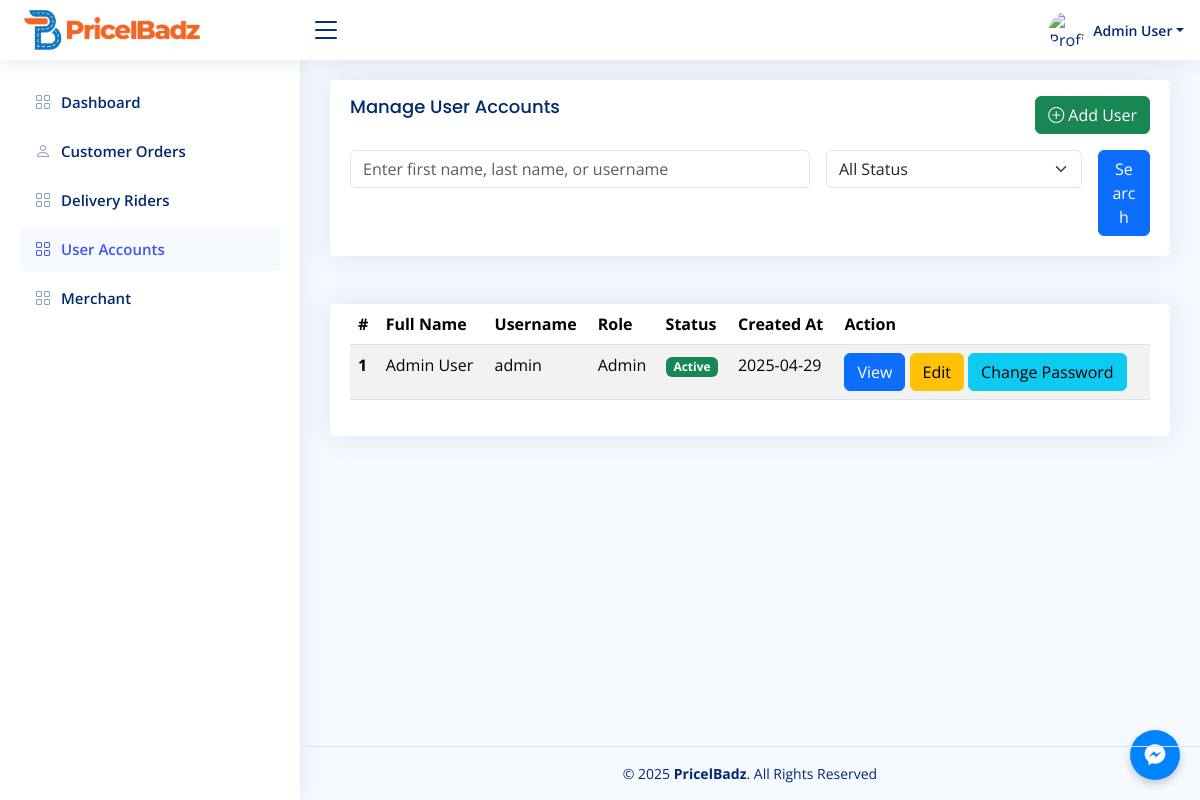
The page /admin/user_account.php (signed in) on the database its author committed.
### tables this page shows
CREATE TABLE tusers (
id INT AUTO_INCREMENT PRIMARY KEY,
username VARCHAR(50) NOT NULL UNIQUE,
password VARCHAR(255) NOT NULL,
first_name VARCHAR(50) NOT NULL,
last_name VARCHAR(50) NOT NULL,
email VARCHAR(100) NOT NULL UNIQUE,
role ENUM('Admin', 'Staff') DEFAULT 'Staff',
user_status ENUM('Active', 'Inactive') DEFAULT 'Active',
created_at TIMESTAMP DEFAULT CURRENT_TIMESTAMP,
updated_at TIMESTAMP DEFAULT CURRENT_TIMESTAMP ON UPDATE CURRENT_TIMESTAMP
);

### admin/user_account.php (the view, shortened to what this page needs)
<?php
include './header.php';
include '../config/connect.php';
$search = isset($_POST['search']) ? $_POST['search'] : '';
$status = isset($_POST['status']) ? $_POST['status'] : 'All Status';
$query = "SELECT id, first_name, last_name, username, role, user_status, created_at
    FROM tusers
    WHERE (first_name LIKE ? OR last_name LIKE ? OR username LIKE ?)";
$stmt = $conn->prepare($query);
$search_term = '%' . $search . '%';
if ($status !== 'All Status') {
    $stmt->bind_param('ssss', $search_term, $search_term, $search_term, $status);
} else {
    $stmt->bind_param('sss', $search_term, $search_term, $search_term);
}
$stmt->execute();
$result = $stmt->get_result();
?>
<main id="main" class="main">
    <section class="section">
        <div class="row">
            <div class="col-lg-12">
                <div class="card">
                    <div class="card-body">
                        <div class="d-flex justify-content-between align-items-center mb-3">
                            <h5 class="card-title p-0 m-0">Manage User Accounts</h5>
                            <div class="text-end mt-3">
                                <button type="button" class="btn btn-success" data-bs-toggle="modal"
                                    data-bs-target="#addUserModal">
                                    <i class="bi bi-plus-circle"></i> Add User
                                </button>
                            </div>
                        </div>
                        <form method="POST" class="row g-3">
                            <div class="col-md-7">
                                <input type="text" class="form-control" name="search" id="inputText"
                                    value="<?= htmlspecialchars($search) ?>"
                                    placeholder="Enter first name, last name, or username">
                            </div>
                            <div class="col-md-4">
                                <select name="status" id="inputState" class="form-select">
                                    <option value="All Status" <?= $status === 'All Status' ? 'selected' : '' ?>>All
                                        Status</option>
                                </select>
                            </div>
                            <div class="col-md-1">
                                <button type="submit" class="btn btn-primary w-100">Search</button>
                            </div>
                        </form>
                    </div>
                </div>
                <div class="card" style="margin-top: 3rem;">
                    <div class="card-body">
                        <div class="table-responsive">
                            <table class="table table-striped table-hover">
                                <thead>
                                    <tr>
                                        <th scope="col">#</th>
                                        <th scope="col">Full Name</th>
                                        <th scope="col">Username</th>
                                        <th scope="col">Role</th>
                                        <th scope="col">Status</th>
                                        <th scope="col">Created At</th>
                                        <th scope="col">Action</th>
                                    </tr>
                                </thead>
                                <tbody>
                                    <?php
                                        $count = 1;
                                        if ($result->num_rows > 0):
                                            while ($row = $result->fetch_assoc()):
                                    ?>
                                    <tr>
                                        <th scope="row"><?= $count++ ?></th>
                                        <td><?= htmlspecialchars($row['first_name'] . ' ' . $row['last_name']) ?></td>
                                        <td><?= htmlspecialchars($row['username']) ?></td>
                                        <td><?= htmlspecialchars($row['role']) ?></td>
                                        <td>
                                            <span class="badge <?php
                                            switch ($row['user_status']) {
                                                case 'Active':
                                                    echo 'bg-success';
                                                    break;
                                            }
                                            ?>">
                                                <?= htmlspecialchars($row['user_status']) ?>
                                            </span>
                                        </td>
                                        <td><?= date('Y-m-d', strtotime($row['created_at'])) ?></td>
                                        <td>
                                            <button type="button" class="btn btn-primary" data-bs-toggle="modal"
                                                data-bs-target="#userModal<?= urlencode($row['id']) ?>">
                                                View
                                            </button>
                                            <button type="button" class="btn btn-warning" data-bs-toggle="modal"
                                                data-bs-target="#updateUserModal<?= urlencode($row['id']) ?>">
                                                Edit
                                            </button>
                                            <button type="button" class="btn btn-info" data-bs-toggle="modal"
                                                data-bs-target="#updatePasswordModal<?= urlencode($row['id']) ?>">
                                                Change Password
                                            </button>
                                        </td>
                                    </tr>
                                    <?php
                                        endwhile;
                                    else:
                                    ?>
                                    <tr>
                                        <td colspan="7" class="text-center">No users found.</td>
                                    </tr>
                                    <?php endif; ?>
                                </tbody>
                            </table>
                        </div>
                    </div>
                </div>
            </div>
        </div>
    </section>
</main>
<footer id="footer" class="footer fixed-bottom border-top py-3">
    <div class="container">
        <div class="copyright text-center">
            &copy; 2025 <strong><span>PricelBadz</span></strong>. All Rights Reserved
        </div>
    </div>
</footer>

### public/assets/css/style.css (style rules this page uses)
:root { scroll-behavior: smooth; }
body { font-family: "Open Sans", sans-serif; background: #f6f9ff; color: #444444; }
h1, h2, h3, h4, h5, h6 { font-family: "Nunito", sans-serif; }
#main { margin-top: 60px; padding: 20px 30px; transition: all 0.3s; }
.card { margin-bottom: 30px; border: none; border-radius: 5px; box-shadow: 0px 0 30px rgba(1, 41, 112, 0.1); }
.card-title { padding: 20px 0 15px 0; font-size: 18px; font-weight: 500; color: #012970; font-family: "Poppins", sans-serif; }
.card-body { padding: 0 20px 20px 20px; }
@media (min-width: 1200px) { #main, #footer { margin-left: 300px; } }
.footer { padding: 20px 0; font-size: 14px; transition: all 0.3s; border-top: 1px solid #cddfff; }
.footer .copyright { text-align: center; color: #012970; }

### rows shown on the page
tusers: first_name+last_name "Admin User", username "admin", role "Admin", user_status "Active", created_at "2025-04-29"

### other values the page prints
$_SESSION['first_name'] . ' ' . $_SESSION['last_name'] "Admin User"
